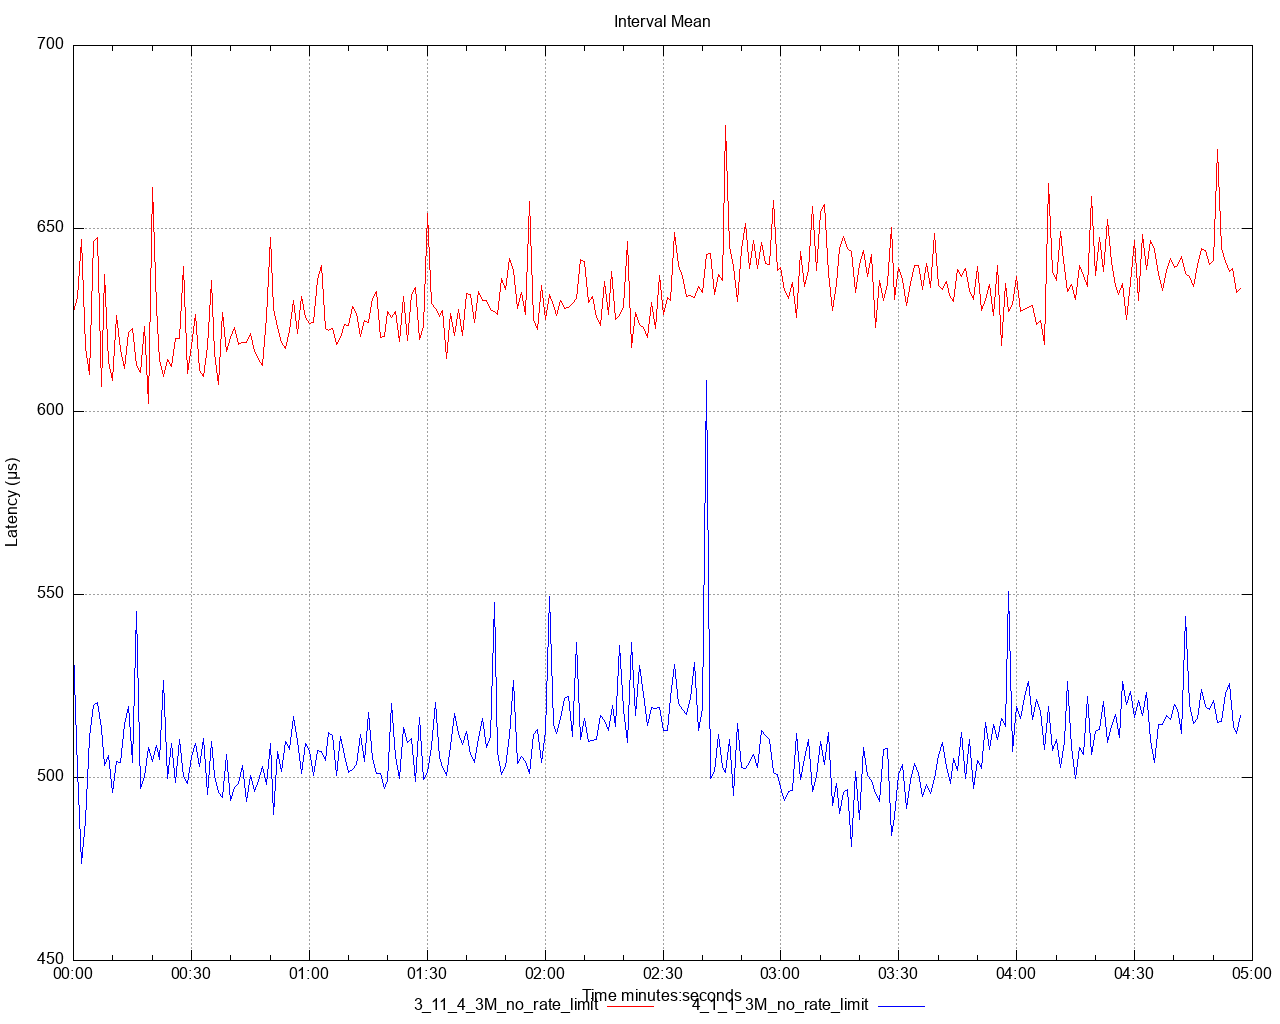

Write gnuplot code to recreate this figure.
set title 'Interval Mean' noenhanced
set style data lines
set datafile separator ","
set terminal png size 1280,1024
set grid
set key below
set xdata time
set timefmt "%s"
offset = 0
t0(x)=(offset=($0==0) ? x : offset, x - offset)
set xlabel 'Time minutes:seconds'
set ylabel 'Latency (μs)'
set output '/Users/ahmet.mircik/simulator/tests/report_3M_no_rate_limit/latency/latency_interval_mean_set.png'
plot \
   '/Users/ahmet.mircik/simulator/tests/report_3M_no_rate_limit/data/latency_interval_mean_set_1.data' using (t0(timecolumn(1))):2 title "3_11_4_3M_no_rate_limit" noenhanced lt rgb "red", \
   '/Users/ahmet.mircik/simulator/tests/report_3M_no_rate_limit/data/latency_interval_mean_set_2.data' using (t0(timecolumn(1))):2 title "4_1_1_3M_no_rate_limit" noenhanced lt rgb "blue", \
